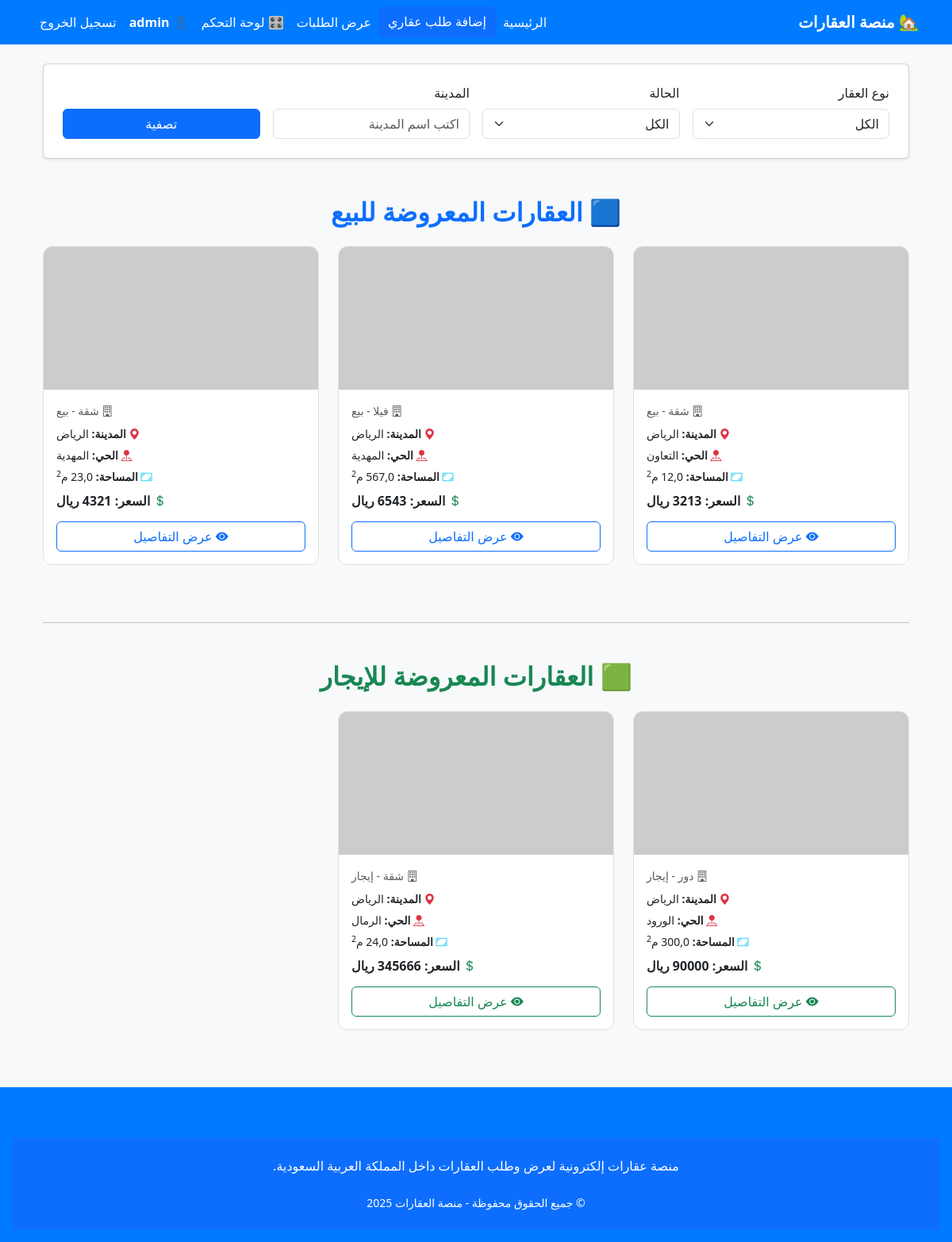
The app's page / (signed in) with its own data.
### properties/models.py (models this page shows, shortened)
class Property(models.Model):
    price = models.DecimalField(max_digits=10, decimal_places=2, null=True, blank=True)
    user = models.ForeignKey(User, on_delete=models.CASCADE, related_name='properties')
    request_type = models.CharField(max_length=10, choices=REQUEST_TYPES)
    owner_type = models.CharField(max_length=10, choices=OWNER_TYPES)
    property_type = models.CharField(max_length=20, choices=PROPERTY_TYPES)
    city = models.CharField(max_length=100)
    district = models.CharField(max_length=100)
    area = models.FloatField()
    details = models.TextField(blank=True)
    full_name = models.CharField(max_length=255)
    phone = models.CharField(max_length=20)
    created_at = models.DateTimeField(auto_now_add=True)
    description = models.TextField(verbose_name="وصف العقار", blank=True, null=True)
    FINANCE_CHOICES = [
        (True, 'نعم'),
        (False, 'لا')
    ]
    is_finance_available = models.BooleanField(choices=FINANCE_CHOICES, default=False)

### properties/views.py (the view)
# urls.py: path('', views.home, name='home'),
def home(request):
    all_properties = Property.objects.all().order_by('-created_at')
    property_type = request.GET.get('type')
    status = request.GET.get('status')
    city = request.GET.get('city')
    if property_type:
        all_properties = all_properties.filter(property_type=property_type)
    if status:
        status_db_value = 'sell' if status == 'sale' else status
        all_properties = all_properties.filter(request_type=status_db_value)
    else:
        status_db_value = None
    if city:
        all_properties = all_properties.filter(city__icontains=city)
    if status_db_value:
        properties_for_sale = all_properties if status_db_value == 'sell' else Property.objects.none()
        properties_for_rent = all_properties if status_db_value == 'rent' else Property.objects.none()
    else:
        properties_for_sale = all_properties.filter(request_type='sell')
        properties_for_rent = all_properties.filter(request_type='rent')
    filters = {'type': property_type, 'status': status, 'city': city}
    return render(request, 'properties/home.html', {
        'properties_for_sale': properties_for_sale,
        'properties_for_rent': properties_for_rent,
        'filters': filters,
    })

### properties/context_processors.py (called while the page is built)
def news_ticker(request):
    news_items = News.objects.filter(is_active=True).order_by('-created_at')
    return {'news_ticker_items': news_items}

def footer_settings(request):
    footer = FooterSettings.objects.first()
    return {'footer': footer}

### properties/templates/properties/home.html (shortened to what this page needs)
{% extends 'base.html' %}
{% load static %}
{% block content %}
<link href="https://cdn.jsdelivr.net/npm/bootstrap-icons@1.10.5/font/bootstrap-icons.css" rel="stylesheet">
<div class="container mt-4">
    <form method="GET" class="card p-4 shadow-sm mb-5">
        <div class="row g-3 align-items-end">
            <div class="col-md-3">
                <label class="form-label">نوع العقار</label>
                <select class="form-select" name="type">
                    <option value="">الكل</option>
                </select>
            </div>
            <div class="col-md-3">
                <label class="form-label">الحالة</label>
                <select class="form-select" name="status">
                    <option value="">الكل</option>
                </select>
            </div>
            <div class="col-md-3">
                <label class="form-label">المدينة</label>
                <input type="text" class="form-control" name="city" placeholder="اكتب اسم المدينة" value="{{ filters.city|default:'' }}">
            </div>
            <div class="col-md-3">
                <button type="submit" class="btn btn-primary w-100">تصفية</button>
            </div>
        </div>
    </form>
    {% if filters.status != "rent" %}
    <h2 class="text-center mb-4 fw-bold text-primary">🟦 العقارات المعروضة للبيع</h2>
    <div class="row">
        {% for property in properties_for_sale %}
        <div class="col-lg-4 col-md-6 col-sm-12 mb-4 d-flex">
          <div class="card property-card w-100 h-100">
            {% with property.propertyimage_set.first as image %}
            {% if image %}
                <img src="{{ image.image.url }}" class="property-image" alt="صورة العقار">
            {% else %}
                <img src="https://via.placeholder.com/400x200?text=لا+توجد+صورة" class="property-image" alt="لا توجد صورة">
            {% endif %}
        {% endwith %}
                <div class="card-body text-end">
                    <p class="text-muted mb-2">
                        <i class="bi bi-building"></i> {{ property.get_property_type_display }} - {{ property.get_request_type_display }}
                    </p>
                    <p><i class="bi bi-geo-alt-fill text-danger"></i> <strong>المدينة:</strong> {{ property.city }}</p>
                    <p><i class="bi bi-pin-map-fill text-danger"></i> <strong>الحي:</strong> {{ property.district }}</p>
                    <p><i class="bi bi-aspect-ratio text-info"></i> <strong>المساحة:</strong> {{ property.area }} م<sup>2</sup></p>
                    <p class="fw-bold fs-6 mt-2">
                        <i class="bi bi-currency-dollar text-success"></i> السعر:
                        {% if property.price %}
                            {{ property.price|floatformat:0 }} ريال
                        {% else %}
                            غير محدد
                        {% endif %}
                    </p>
                    <a href="{% url 'property_detail' property.id %}" class="btn btn-outline-primary w-100 mt-2">
                        <i class="bi bi-eye-fill"></i> عرض التفاصيل
                    </a>
                </div>
            </div>
        </div>
        {% empty %}
        <div class="col-12 text-center empty-results">
            <h5 class="text-muted"><i class="bi bi-exclamation-circle"></i> لا توجد عقارات للبيع حسب التصفية.</h5>
        </div>
        {% endfor %}
    </div>
    {% endif %}
    {% if filters.status != "sale" %}
    <hr class="my-5">
    <h2 class="text-center mb-4 fw-bold text-success">🟩 العقارات المعروضة للإيجار</h2>
    <div class="row">
        {% for property in properties_for_rent %}
        <div class="col-md-4 mb-4 d-flex">
            <div class="card property-card w-100">
                {% if property.propertyimage_set.first %}
                    <img src="{{ property.propertyimage_set.first.image.url }}" class="property-image" alt="صورة العقار">
                {% else %}
                    <img src="https://via.placeholder.com/400x200?text=لا+توجد+صورة" class="property-image" alt="لا توجد صورة">
                {% endif %}
                <div class="card-body text-end">
                    <p class="text-muted mb-2">
                        <i class="bi bi-building"></i> {{ property.get_property_type_display }} - {{ property.get_request_type_display }}
                    </p>
                    <p><i class="bi bi-geo-alt-fill text-danger"></i> <strong>المدينة:</strong> {{ property.city }}</p>
                    <p><i class="bi bi-pin-map-fill text-danger"></i> <strong>الحي:</strong> {{ property.district }}</p>
                    <p><i class="bi bi-aspect-ratio text-info"></i> <strong>المساحة:</strong> {{ property.area }} م<sup>2</sup></p>
                    <p class="fw-bold fs-6 mt-2">
                        <i class="bi bi-currency-dollar text-success"></i> السعر:
                        {% if property.price %}
                            {{ property.price|floatformat:0 }} ريال
                        {% else %}
                            غير محدد
                        {% endif %}
                    </p>
                    <a href="{% url 'property_detail' property.id %}" class="btn btn-outline-success w-100 mt-2">
                        <i class="bi bi-eye-fill"></i> عرض التفاصيل
                    </a>
                </div>
            </div>
        </div>
        {% empty %}
        <div class="col-12 text-center empty-results">
            <h5 class="text-muted"><i class="bi bi-exclamation-circle"></i> لا توجد عقارات للإيجار حسب التصفية.</h5>
        </div>
        {% endfor %}
    </div>
    {% endif %}
</div>
{% endblock %}

### properties/templates/base.html (shortened to what this page needs)
{% load static %}
<!DOCTYPE html>
<html lang="ar" dir="rtl">
<head>
    <link href="https://cdn.jsdelivr.net/npm/bootstrap@5.3.2/dist/css/bootstrap.rtl.min.css" rel="stylesheet">
    <link rel="stylesheet" href="{% static 'css/style.css' %}">
</head>
<body class="bg-light">
    <nav class="navbar navbar-expand-lg">
        <div class="container">
            <a class="navbar-brand fw-bold" href="{% url 'home' %}">🏡 منصة العقارات</a>
            <div class="collapse navbar-collapse" id="navbarNav">
                <ul class="navbar-nav ms-auto">
                    <li class="nav-item"><a class="nav-link" href="{% url 'home' %}">الرئيسية</a></li>
                    <a href="{% url 'create_property_request' %}" class="btn btn-primary">إضافة طلب عقاري</a>
                    <li class="nav-item"><a class="nav-link" href="{% url 'property_requests' %}">عرض الطلبات</a></li>
                    {% if user.is_authenticated %}
                        <li class="nav-item"><a class="nav-link" href="{% url 'dashboard' %}">🎛️ لوحة التحكم</a></li>
                        <li class="nav-item">
                            <span class="nav-link fw-bold text-white">👤 {{ user.username }}</span>
                        </li>
                        <li class="nav-item">
                            <form method="post" action="{% url 'logout' %}" style="display:inline;">
                                <button type="submit" class="nav-link btn btn-link text-danger">تسجيل الخروج</button>
                            </form>
                        </li>
                    {% else %}
                        <li class="nav-item"><a class="nav-link" href="{% url 'login' %}">تسجيل الدخول</a></li>
                    {% endif %}
                </ul>
            </div>
        </div>
    </nav>
    <div class="container mt-4">
        {% block content %}
        {% endblock %}
    </div>
    <footer class="footer mt-5">
        <footer class="bg-primary text-white mt-5 py-4">
            <div class="container text-center">
                <p class="mb-2">
                    {{ footer.about|default:"منصة عقارات إلكترونية لعرض وطلب العقارات داخل المملكة العربية السعودية." }}
                </p>
                <p class="mt-3 mb-0 small">© جميع الحقوق محفوظة - منصة العقارات 2025</p>
            </div>
        </footer>
    </footer>
</body>
</html>

### properties/templates/base.html (style rules this page uses)
.navbar { background-color: #007bff; }
.navbar .nav-link, .navbar .navbar-brand { color: white !important; }
.footer { background-color: #007bff; color: white; text-align: center; padding: 15px; margin-top: 20px; }

### properties/templates/properties/home.html (style rules this page uses)
.property-card { transition: transform 0.3s ease, box-shadow 0.3s ease; border: 1px solid #e0e0e0; border-radius: 12px; overflow: hidden; display: flex; flex-direction: column; }
.property-image { height: 180px; object-fit: cover; width: 100%; }
.card-body p { margin-bottom: 6px; font-size: 14px; }
.card-body .fw-bold { font-size: 15px; }

### records on screen
Property: property_type "شقة", request_type "بيع", city "الرياض", district "التعاون", price "3213"
Property: property_type "فيلا", request_type "بيع", city "الرياض", district "المهدية", price "6543"
Property: property_type "شقة", request_type "بيع", city "الرياض", district "المهدية", price "4321"
Property: property_type "دور", request_type "إيجار", city "الرياض", district "الورود", area "300,0", price "90000"
Property: property_type "شقة", request_type "إيجار", city "الرياض", district "الرمال", price "345666"

### other values on screen
{{ user.username }} "admin"
